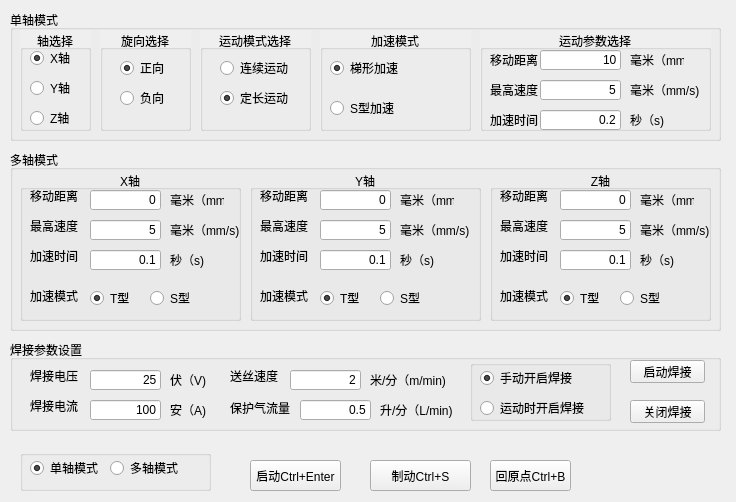
<?xml version="1.0" encoding="UTF-8"?>
<ui version="4.0">
 <class>Manual</class>
 <widget class="QWidget" name="Manual">
  <property name="windowModality">
   <enum>Qt::WindowModal</enum>
  </property>
  <property name="geometry">
   <rect>
    <x>0</x>
    <y>0</y>
    <width>736</width>
    <height>502</height>
   </rect>
  </property>
  <property name="maximumSize">
   <size>
    <width>800</width>
    <height>600</height>
   </size>
  </property>
  <property name="windowTitle">
   <string>手动控制</string>
  </property>
  <widget class="QPushButton" name="stopPushButton">
   <property name="geometry">
    <rect>
     <x>370</x>
     <y>460</y>
     <width>101</width>
     <height>31</height>
    </rect>
   </property>
   <property name="toolTip">
    <string/>
   </property>
   <property name="whatsThis">
    <string/>
   </property>
   <property name="text">
    <string>制动Ctrl+S</string>
   </property>
   <property name="shortcut">
    <string>Ctrl+S</string>
   </property>
   <property name="flat">
    <bool>false</bool>
   </property>
  </widget>
  <widget class="QPushButton" name="returnOriginPushButton">
   <property name="geometry">
    <rect>
     <x>490</x>
     <y>460</y>
     <width>81</width>
     <height>31</height>
    </rect>
   </property>
   <property name="toolTip">
    <string/>
   </property>
   <property name="text">
    <string>回原点Ctrl+B</string>
   </property>
   <property name="shortcut">
    <string>Ctrl+B</string>
   </property>
  </widget>
  <widget class="QPushButton" name="startPushButton">
   <property name="geometry">
    <rect>
     <x>250</x>
     <y>460</y>
     <width>91</width>
     <height>31</height>
    </rect>
   </property>
   <property name="toolTip">
    <string/>
   </property>
   <property name="text">
    <string>启动Ctrl+Enter</string>
   </property>
   <property name="shortcut">
    <string>Ctrl+Return</string>
   </property>
  </widget>
  <widget class="QGroupBox" name="controlMode1GroupBox">
   <property name="geometry">
    <rect>
     <x>10</x>
     <y>10</y>
     <width>711</width>
     <height>131</height>
    </rect>
   </property>
   <property name="title">
    <string>单轴模式</string>
   </property>
   <widget class="QGroupBox" name="axisSelectionGroupBox">
    <property name="geometry">
     <rect>
      <x>10</x>
      <y>20</y>
      <width>71</width>
      <height>101</height>
     </rect>
    </property>
    <property name="autoFillBackground">
     <bool>true</bool>
    </property>
    <property name="title">
     <string>轴选择</string>
    </property>
    <property name="alignment">
     <set>Qt::AlignCenter</set>
    </property>
    <property name="flat">
     <bool>false</bool>
    </property>
    <widget class="QRadioButton" name="xRadioButton">
     <property name="geometry">
      <rect>
       <x>10</x>
       <y>20</y>
       <width>89</width>
       <height>16</height>
      </rect>
     </property>
     <property name="text">
      <string>X轴</string>
     </property>
     <property name="checked">
      <bool>true</bool>
     </property>
     <property name="autoRepeat">
      <bool>false</bool>
     </property>
    </widget>
    <widget class="QRadioButton" name="yRadioButton">
     <property name="geometry">
      <rect>
       <x>10</x>
       <y>50</y>
       <width>89</width>
       <height>16</height>
      </rect>
     </property>
     <property name="text">
      <string>Y轴</string>
     </property>
     <property name="checked">
      <bool>false</bool>
     </property>
    </widget>
    <widget class="QRadioButton" name="zRadioButton">
     <property name="geometry">
      <rect>
       <x>10</x>
       <y>80</y>
       <width>89</width>
       <height>16</height>
      </rect>
     </property>
     <property name="text">
      <string>Z轴</string>
     </property>
    </widget>
   </widget>
   <widget class="QGroupBox" name="rotationDirectionGroupDirection">
    <property name="geometry">
     <rect>
      <x>90</x>
      <y>20</y>
      <width>91</width>
      <height>101</height>
     </rect>
    </property>
    <property name="autoFillBackground">
     <bool>true</bool>
    </property>
    <property name="title">
     <string>旋向选择</string>
    </property>
    <property name="alignment">
     <set>Qt::AlignCenter</set>
    </property>
    <widget class="QRadioButton" name="CWRadioButton">
     <property name="geometry">
      <rect>
       <x>20</x>
       <y>30</y>
       <width>89</width>
       <height>16</height>
      </rect>
     </property>
     <property name="text">
      <string>正向</string>
     </property>
     <property name="checked">
      <bool>true</bool>
     </property>
    </widget>
    <widget class="QRadioButton" name="CCWRatdioButton">
     <property name="geometry">
      <rect>
       <x>20</x>
       <y>60</y>
       <width>89</width>
       <height>16</height>
      </rect>
     </property>
     <property name="text">
      <string>负向</string>
     </property>
    </widget>
   </widget>
   <widget class="QGroupBox" name="motionModeGroupBox">
    <property name="geometry">
     <rect>
      <x>190</x>
      <y>20</y>
      <width>111</width>
      <height>101</height>
     </rect>
    </property>
    <property name="autoFillBackground">
     <bool>true</bool>
    </property>
    <property name="title">
     <string>运动模式选择</string>
    </property>
    <property name="alignment">
     <set>Qt::AlignCenter</set>
    </property>
    <widget class="QRadioButton" name="cntnsModeRadioButton">
     <property name="geometry">
      <rect>
       <x>20</x>
       <y>30</y>
       <width>89</width>
       <height>16</height>
      </rect>
     </property>
     <property name="text">
      <string>连续运动</string>
     </property>
    </widget>
    <widget class="QRadioButton" name="fixedModeRadioButton">
     <property name="geometry">
      <rect>
       <x>20</x>
       <y>60</y>
       <width>89</width>
       <height>16</height>
      </rect>
     </property>
     <property name="text">
      <string>定长运动</string>
     </property>
     <property name="checked">
      <bool>true</bool>
     </property>
    </widget>
   </widget>
   <widget class="QGroupBox" name="accelerationModeGroupBox">
    <property name="geometry">
     <rect>
      <x>310</x>
      <y>20</y>
      <width>151</width>
      <height>101</height>
     </rect>
    </property>
    <property name="autoFillBackground">
     <bool>true</bool>
    </property>
    <property name="title">
     <string>加速模式</string>
    </property>
    <property name="alignment">
     <set>Qt::AlignCenter</set>
    </property>
    <widget class="QRadioButton" name="trapeModeRadionButton">
     <property name="geometry">
      <rect>
       <x>10</x>
       <y>30</y>
       <width>89</width>
       <height>16</height>
      </rect>
     </property>
     <property name="text">
      <string>梯形加速</string>
     </property>
     <property name="checked">
      <bool>true</bool>
     </property>
    </widget>
    <widget class="QRadioButton" name="sigmoidRadioButton">
     <property name="geometry">
      <rect>
       <x>10</x>
       <y>70</y>
       <width>89</width>
       <height>16</height>
      </rect>
     </property>
     <property name="text">
      <string>S型加速</string>
     </property>
     <property name="checked">
      <bool>false</bool>
     </property>
    </widget>
   </widget>
   <widget class="QGroupBox" name="motionParamsSettingGroupBox">
    <property name="geometry">
     <rect>
      <x>470</x>
      <y>20</y>
      <width>231</width>
      <height>101</height>
     </rect>
    </property>
    <property name="autoFillBackground">
     <bool>true</bool>
    </property>
    <property name="title">
     <string>运动参数选择</string>
    </property>
    <property name="alignment">
     <set>Qt::AlignCenter</set>
    </property>
    <widget class="QLabel" name="unit3Label">
     <property name="geometry">
      <rect>
       <x>150</x>
       <y>80</y>
       <width>54</width>
       <height>20</height>
      </rect>
     </property>
     <property name="text">
      <string>秒（s)</string>
     </property>
    </widget>
    <widget class="QLabel" name="unitLabel">
     <property name="geometry">
      <rect>
       <x>150</x>
       <y>20</y>
       <width>54</width>
       <height>20</height>
      </rect>
     </property>
     <property name="text">
      <string>毫米（mm)</string>
     </property>
    </widget>
    <widget class="QLineEdit" name="distanceSettinglineEdit">
     <property name="geometry">
      <rect>
       <x>60</x>
       <y>20</y>
       <width>81</width>
       <height>20</height>
      </rect>
     </property>
     <property name="layoutDirection">
      <enum>Qt::LeftToRight</enum>
     </property>
     <property name="text">
      <string>10</string>
     </property>
     <property name="alignment">
      <set>Qt::AlignRight|Qt::AlignTrailing|Qt::AlignVCenter</set>
     </property>
    </widget>
    <widget class="QLabel" name="highestSpeedTextLabel">
     <property name="geometry">
      <rect>
       <x>10</x>
       <y>50</y>
       <width>54</width>
       <height>20</height>
      </rect>
     </property>
     <property name="text">
      <string>最高速度</string>
     </property>
    </widget>
    <widget class="QLabel" name="distanceTextLabel">
     <property name="geometry">
      <rect>
       <x>10</x>
       <y>20</y>
       <width>54</width>
       <height>20</height>
      </rect>
     </property>
     <property name="text">
      <string>移动距离</string>
     </property>
    </widget>
    <widget class="QLabel" name="accelerateTimeTextLabel">
     <property name="geometry">
      <rect>
       <x>10</x>
       <y>80</y>
       <width>54</width>
       <height>20</height>
      </rect>
     </property>
     <property name="text">
      <string>加速时间</string>
     </property>
    </widget>
    <widget class="QLineEdit" name="speedSettingLineEdit">
     <property name="geometry">
      <rect>
       <x>60</x>
       <y>50</y>
       <width>81</width>
       <height>20</height>
      </rect>
     </property>
     <property name="text">
      <string>5</string>
     </property>
     <property name="alignment">
      <set>Qt::AlignRight|Qt::AlignTrailing|Qt::AlignVCenter</set>
     </property>
    </widget>
    <widget class="QLineEdit" name="acceleratTimeTextLabel">
     <property name="geometry">
      <rect>
       <x>60</x>
       <y>80</y>
       <width>81</width>
       <height>20</height>
      </rect>
     </property>
     <property name="text">
      <string>0.2</string>
     </property>
     <property name="alignment">
      <set>Qt::AlignRight|Qt::AlignTrailing|Qt::AlignVCenter</set>
     </property>
    </widget>
    <widget class="QLabel" name="unit2Label">
     <property name="geometry">
      <rect>
       <x>150</x>
       <y>50</y>
       <width>71</width>
       <height>20</height>
      </rect>
     </property>
     <property name="text">
      <string>毫米（mm/s)</string>
     </property>
    </widget>
   </widget>
  </widget>
  <widget class="QGroupBox" name="controlMode2GroupBox">
   <property name="geometry">
    <rect>
     <x>10</x>
     <y>150</y>
     <width>711</width>
     <height>181</height>
    </rect>
   </property>
   <property name="title">
    <string>多轴模式</string>
   </property>
   <widget class="QGroupBox" name="xAxisGroupBox">
    <property name="geometry">
     <rect>
      <x>10</x>
      <y>20</y>
      <width>221</width>
      <height>151</height>
     </rect>
    </property>
    <property name="title">
     <string>X轴</string>
    </property>
    <property name="alignment">
     <set>Qt::AlignCenter</set>
    </property>
    <widget class="QLabel" name="xDistanceTextLabel">
     <property name="geometry">
      <rect>
       <x>10</x>
       <y>20</y>
       <width>54</width>
       <height>12</height>
      </rect>
     </property>
     <property name="text">
      <string>移动距离</string>
     </property>
    </widget>
    <widget class="QLabel" name="xMaxSpeedTextLabel">
     <property name="geometry">
      <rect>
       <x>10</x>
       <y>50</y>
       <width>54</width>
       <height>12</height>
      </rect>
     </property>
     <property name="text">
      <string>最高速度</string>
     </property>
    </widget>
    <widget class="QLabel" name="xAccelerateTimeTextLabel">
     <property name="geometry">
      <rect>
       <x>10</x>
       <y>80</y>
       <width>54</width>
       <height>12</height>
      </rect>
     </property>
     <property name="text">
      <string>加速时间</string>
     </property>
    </widget>
    <widget class="QLabel" name="xAccelerationModeGroupBox">
     <property name="geometry">
      <rect>
       <x>10</x>
       <y>120</y>
       <width>54</width>
       <height>12</height>
      </rect>
     </property>
     <property name="text">
      <string>加速模式</string>
     </property>
    </widget>
    <widget class="QLineEdit" name="xDistanceSettingLineEdit">
     <property name="geometry">
      <rect>
       <x>70</x>
       <y>20</y>
       <width>71</width>
       <height>20</height>
      </rect>
     </property>
     <property name="text">
      <string>0</string>
     </property>
     <property name="alignment">
      <set>Qt::AlignRight|Qt::AlignTrailing|Qt::AlignVCenter</set>
     </property>
    </widget>
    <widget class="QLineEdit" name="xSpeedSettingLineEdit">
     <property name="geometry">
      <rect>
       <x>70</x>
       <y>50</y>
       <width>71</width>
       <height>20</height>
      </rect>
     </property>
     <property name="text">
      <string>5</string>
     </property>
     <property name="alignment">
      <set>Qt::AlignRight|Qt::AlignTrailing|Qt::AlignVCenter</set>
     </property>
    </widget>
    <widget class="QLineEdit" name="xAcceleratTimeLineEdit">
     <property name="geometry">
      <rect>
       <x>70</x>
       <y>80</y>
       <width>71</width>
       <height>20</height>
      </rect>
     </property>
     <property name="text">
      <string>0.1</string>
     </property>
     <property name="alignment">
      <set>Qt::AlignRight|Qt::AlignTrailing|Qt::AlignVCenter</set>
     </property>
    </widget>
    <widget class="QRadioButton" name="xTrapeModeRadionButton">
     <property name="geometry">
      <rect>
       <x>70</x>
       <y>120</y>
       <width>51</width>
       <height>16</height>
      </rect>
     </property>
     <property name="text">
      <string>T型</string>
     </property>
     <property name="checked">
      <bool>true</bool>
     </property>
    </widget>
    <widget class="QRadioButton" name="xSigmoidRadioButton">
     <property name="geometry">
      <rect>
       <x>130</x>
       <y>120</y>
       <width>51</width>
       <height>16</height>
      </rect>
     </property>
     <property name="text">
      <string>S型</string>
     </property>
    </widget>
    <widget class="QLabel" name="unitLabel_2">
     <property name="geometry">
      <rect>
       <x>150</x>
       <y>20</y>
       <width>54</width>
       <height>20</height>
      </rect>
     </property>
     <property name="text">
      <string>毫米（mm)</string>
     </property>
    </widget>
    <widget class="QLabel" name="unit2Label_2">
     <property name="geometry">
      <rect>
       <x>150</x>
       <y>50</y>
       <width>71</width>
       <height>20</height>
      </rect>
     </property>
     <property name="text">
      <string>毫米（mm/s)</string>
     </property>
    </widget>
    <widget class="QLabel" name="unit3Label_2">
     <property name="geometry">
      <rect>
       <x>150</x>
       <y>80</y>
       <width>54</width>
       <height>20</height>
      </rect>
     </property>
     <property name="text">
      <string>秒（s)</string>
     </property>
    </widget>
   </widget>
   <widget class="QGroupBox" name="yAxisGroupBox">
    <property name="geometry">
     <rect>
      <x>240</x>
      <y>20</y>
      <width>231</width>
      <height>151</height>
     </rect>
    </property>
    <property name="title">
     <string>Y轴</string>
    </property>
    <property name="alignment">
     <set>Qt::AlignCenter</set>
    </property>
    <widget class="QLabel" name="yMaxSpeedTextLabel">
     <property name="geometry">
      <rect>
       <x>10</x>
       <y>50</y>
       <width>54</width>
       <height>12</height>
      </rect>
     </property>
     <property name="text">
      <string>最高速度</string>
     </property>
    </widget>
    <widget class="QLabel" name="unitLabel_3">
     <property name="geometry">
      <rect>
       <x>150</x>
       <y>20</y>
       <width>54</width>
       <height>20</height>
      </rect>
     </property>
     <property name="text">
      <string>毫米（mm)</string>
     </property>
    </widget>
    <widget class="QLabel" name="yAccelerateTimeTextLabel">
     <property name="geometry">
      <rect>
       <x>10</x>
       <y>80</y>
       <width>54</width>
       <height>12</height>
      </rect>
     </property>
     <property name="text">
      <string>加速时间</string>
     </property>
    </widget>
    <widget class="QLabel" name="yDistanceTextLabel">
     <property name="geometry">
      <rect>
       <x>10</x>
       <y>20</y>
       <width>54</width>
       <height>12</height>
      </rect>
     </property>
     <property name="text">
      <string>移动距离</string>
     </property>
    </widget>
    <widget class="QLineEdit" name="yDistanceSettingLineEdit">
     <property name="geometry">
      <rect>
       <x>70</x>
       <y>20</y>
       <width>71</width>
       <height>20</height>
      </rect>
     </property>
     <property name="text">
      <string>0</string>
     </property>
     <property name="alignment">
      <set>Qt::AlignRight|Qt::AlignTrailing|Qt::AlignVCenter</set>
     </property>
    </widget>
    <widget class="QLineEdit" name="ySpeedSettingLineEdit">
     <property name="geometry">
      <rect>
       <x>70</x>
       <y>50</y>
       <width>71</width>
       <height>20</height>
      </rect>
     </property>
     <property name="text">
      <string>5</string>
     </property>
     <property name="alignment">
      <set>Qt::AlignRight|Qt::AlignTrailing|Qt::AlignVCenter</set>
     </property>
    </widget>
    <widget class="QLineEdit" name="yAcceleratTimeLineEdit">
     <property name="geometry">
      <rect>
       <x>70</x>
       <y>80</y>
       <width>71</width>
       <height>20</height>
      </rect>
     </property>
     <property name="text">
      <string>0.1</string>
     </property>
     <property name="alignment">
      <set>Qt::AlignRight|Qt::AlignTrailing|Qt::AlignVCenter</set>
     </property>
    </widget>
    <widget class="QLabel" name="unit3Label_3">
     <property name="geometry">
      <rect>
       <x>150</x>
       <y>80</y>
       <width>54</width>
       <height>20</height>
      </rect>
     </property>
     <property name="text">
      <string>秒（s)</string>
     </property>
    </widget>
    <widget class="QRadioButton" name="ySigmoidRadioButton">
     <property name="geometry">
      <rect>
       <x>130</x>
       <y>120</y>
       <width>51</width>
       <height>16</height>
      </rect>
     </property>
     <property name="text">
      <string>S型</string>
     </property>
    </widget>
    <widget class="QLabel" name="yAccelerationModeGroupBox">
     <property name="geometry">
      <rect>
       <x>10</x>
       <y>120</y>
       <width>54</width>
       <height>12</height>
      </rect>
     </property>
     <property name="text">
      <string>加速模式</string>
     </property>
    </widget>
    <widget class="QLabel" name="unit2Label_3">
     <property name="geometry">
      <rect>
       <x>150</x>
       <y>50</y>
       <width>71</width>
       <height>20</height>
      </rect>
     </property>
     <property name="text">
      <string>毫米（mm/s)</string>
     </property>
    </widget>
    <widget class="QRadioButton" name="yTrapeModeRadionButton">
     <property name="geometry">
      <rect>
       <x>70</x>
       <y>120</y>
       <width>51</width>
       <height>16</height>
      </rect>
     </property>
     <property name="text">
      <string>T型</string>
     </property>
     <property name="checked">
      <bool>true</bool>
     </property>
    </widget>
   </widget>
   <widget class="QGroupBox" name="zAxisGroupBox">
    <property name="geometry">
     <rect>
      <x>480</x>
      <y>20</y>
      <width>221</width>
      <height>151</height>
     </rect>
    </property>
    <property name="title">
     <string>Z轴</string>
    </property>
    <property name="alignment">
     <set>Qt::AlignCenter</set>
    </property>
    <widget class="QLabel" name="zDistanceTextLabel">
     <property name="geometry">
      <rect>
       <x>10</x>
       <y>20</y>
       <width>54</width>
       <height>12</height>
      </rect>
     </property>
     <property name="text">
      <string>移动距离</string>
     </property>
    </widget>
    <widget class="QLabel" name="unitLabel_4">
     <property name="geometry">
      <rect>
       <x>150</x>
       <y>20</y>
       <width>54</width>
       <height>20</height>
      </rect>
     </property>
     <property name="text">
      <string>毫米（mm)</string>
     </property>
    </widget>
    <widget class="QLabel" name="zAccelerateTimeTextLabel">
     <property name="geometry">
      <rect>
       <x>10</x>
       <y>80</y>
       <width>54</width>
       <height>12</height>
      </rect>
     </property>
     <property name="text">
      <string>加速时间</string>
     </property>
    </widget>
    <widget class="QLabel" name="unit3Label_4">
     <property name="geometry">
      <rect>
       <x>150</x>
       <y>80</y>
       <width>54</width>
       <height>20</height>
      </rect>
     </property>
     <property name="text">
      <string>秒（s)</string>
     </property>
    </widget>
    <widget class="QRadioButton" name="zTrapeModeRadionButton">
     <property name="geometry">
      <rect>
       <x>70</x>
       <y>120</y>
       <width>51</width>
       <height>16</height>
      </rect>
     </property>
     <property name="text">
      <string>T型</string>
     </property>
     <property name="checked">
      <bool>true</bool>
     </property>
    </widget>
    <widget class="QLineEdit" name="zDistanceSettingLineEdit">
     <property name="geometry">
      <rect>
       <x>70</x>
       <y>20</y>
       <width>71</width>
       <height>20</height>
      </rect>
     </property>
     <property name="text">
      <string>0</string>
     </property>
     <property name="alignment">
      <set>Qt::AlignRight|Qt::AlignTrailing|Qt::AlignVCenter</set>
     </property>
    </widget>
    <widget class="QLabel" name="zMaxSpeedTextLabel">
     <property name="geometry">
      <rect>
       <x>10</x>
       <y>50</y>
       <width>54</width>
       <height>12</height>
      </rect>
     </property>
     <property name="text">
      <string>最高速度</string>
     </property>
    </widget>
    <widget class="QLabel" name="unit2Label_4">
     <property name="geometry">
      <rect>
       <x>150</x>
       <y>50</y>
       <width>71</width>
       <height>20</height>
      </rect>
     </property>
     <property name="text">
      <string>毫米（mm/s)</string>
     </property>
    </widget>
    <widget class="QLineEdit" name="zAcceleratTimeLineEdit">
     <property name="geometry">
      <rect>
       <x>70</x>
       <y>80</y>
       <width>71</width>
       <height>20</height>
      </rect>
     </property>
     <property name="text">
      <string>0.1</string>
     </property>
     <property name="alignment">
      <set>Qt::AlignRight|Qt::AlignTrailing|Qt::AlignVCenter</set>
     </property>
    </widget>
    <widget class="QLabel" name="yAccelerationModeGroupBox_2">
     <property name="geometry">
      <rect>
       <x>10</x>
       <y>120</y>
       <width>54</width>
       <height>12</height>
      </rect>
     </property>
     <property name="text">
      <string>加速模式</string>
     </property>
    </widget>
    <widget class="QLineEdit" name="zSpeedSettingLineEdit">
     <property name="geometry">
      <rect>
       <x>70</x>
       <y>50</y>
       <width>71</width>
       <height>20</height>
      </rect>
     </property>
     <property name="text">
      <string>5</string>
     </property>
     <property name="alignment">
      <set>Qt::AlignRight|Qt::AlignTrailing|Qt::AlignVCenter</set>
     </property>
    </widget>
    <widget class="QRadioButton" name="zSigmoidRadioButton">
     <property name="geometry">
      <rect>
       <x>130</x>
       <y>120</y>
       <width>51</width>
       <height>16</height>
      </rect>
     </property>
     <property name="text">
      <string>S型</string>
     </property>
    </widget>
   </widget>
  </widget>
  <widget class="QGroupBox" name="groupBox_4">
   <property name="geometry">
    <rect>
     <x>20</x>
     <y>450</y>
     <width>191</width>
     <height>41</height>
    </rect>
   </property>
   <property name="title">
    <string/>
   </property>
   <property name="flat">
    <bool>false</bool>
   </property>
   <property name="checkable">
    <bool>false</bool>
   </property>
   <widget class="QRadioButton" name="controlMode1RadioButton">
    <property name="geometry">
     <rect>
      <x>10</x>
      <y>10</y>
      <width>89</width>
      <height>16</height>
     </rect>
    </property>
    <property name="text">
     <string>单轴模式</string>
    </property>
    <property name="checked">
     <bool>true</bool>
    </property>
   </widget>
   <widget class="QRadioButton" name="controlMode2RadioButton">
    <property name="geometry">
     <rect>
      <x>90</x>
      <y>10</y>
      <width>89</width>
      <height>16</height>
     </rect>
    </property>
    <property name="text">
     <string>多轴模式</string>
    </property>
   </widget>
  </widget>
  <widget class="QGroupBox" name="weldingParameterSettingGroupBox">
   <property name="geometry">
    <rect>
     <x>10</x>
     <y>340</y>
     <width>711</width>
     <height>91</height>
    </rect>
   </property>
   <property name="title">
    <string>焊接参数设置</string>
   </property>
   <widget class="QLabel" name="weldingVoltage">
    <property name="geometry">
     <rect>
      <x>20</x>
      <y>30</y>
      <width>54</width>
      <height>12</height>
     </rect>
    </property>
    <property name="text">
     <string>焊接电压</string>
    </property>
   </widget>
   <widget class="QLabel" name="weldingCurrent">
    <property name="geometry">
     <rect>
      <x>20</x>
      <y>60</y>
      <width>54</width>
      <height>12</height>
     </rect>
    </property>
    <property name="text">
     <string>焊接电流</string>
    </property>
   </widget>
   <widget class="QLineEdit" name="weldingVoltageSettingLineEdit">
    <property name="geometry">
     <rect>
      <x>80</x>
      <y>30</y>
      <width>71</width>
      <height>20</height>
     </rect>
    </property>
    <property name="text">
     <string>25</string>
    </property>
    <property name="alignment">
     <set>Qt::AlignRight|Qt::AlignTrailing|Qt::AlignVCenter</set>
    </property>
   </widget>
   <widget class="QLabel" name="unit3Label_5">
    <property name="geometry">
     <rect>
      <x>160</x>
      <y>30</y>
      <width>54</width>
      <height>20</height>
     </rect>
    </property>
    <property name="text">
     <string>伏（V)</string>
    </property>
   </widget>
   <widget class="QLineEdit" name="weldingCurrentSettingLineEdit">
    <property name="geometry">
     <rect>
      <x>80</x>
      <y>60</y>
      <width>71</width>
      <height>20</height>
     </rect>
    </property>
    <property name="text">
     <string>100</string>
    </property>
    <property name="alignment">
     <set>Qt::AlignRight|Qt::AlignTrailing|Qt::AlignVCenter</set>
    </property>
   </widget>
   <widget class="QLabel" name="unit3Label_6">
    <property name="geometry">
     <rect>
      <x>160</x>
      <y>60</y>
      <width>54</width>
      <height>20</height>
     </rect>
    </property>
    <property name="text">
     <string>安（A)</string>
    </property>
   </widget>
   <widget class="QLabel" name="feedRateTextLabel">
    <property name="geometry">
     <rect>
      <x>220</x>
      <y>30</y>
      <width>54</width>
      <height>12</height>
     </rect>
    </property>
    <property name="text">
     <string>送丝速度</string>
    </property>
   </widget>
   <widget class="QLineEdit" name="feedRateSettingLineEdit">
    <property name="geometry">
     <rect>
      <x>280</x>
      <y>30</y>
      <width>71</width>
      <height>20</height>
     </rect>
    </property>
    <property name="text">
     <string>2</string>
    </property>
    <property name="alignment">
     <set>Qt::AlignRight|Qt::AlignTrailing|Qt::AlignVCenter</set>
    </property>
   </widget>
   <widget class="QLabel" name="unit2Label_5">
    <property name="geometry">
     <rect>
      <x>360</x>
      <y>30</y>
      <width>81</width>
      <height>20</height>
     </rect>
    </property>
    <property name="text">
     <string>米/分（m/min)</string>
    </property>
   </widget>
   <widget class="QLabel" name="gasFlowTextLabel">
    <property name="geometry">
     <rect>
      <x>220</x>
      <y>60</y>
      <width>61</width>
      <height>16</height>
     </rect>
    </property>
    <property name="text">
     <string>保护气流量</string>
    </property>
   </widget>
   <widget class="QLineEdit" name="gasFlowSettingLineEdit">
    <property name="geometry">
     <rect>
      <x>290</x>
      <y>60</y>
      <width>71</width>
      <height>20</height>
     </rect>
    </property>
    <property name="text">
     <string>0.5</string>
    </property>
    <property name="alignment">
     <set>Qt::AlignRight|Qt::AlignTrailing|Qt::AlignVCenter</set>
    </property>
   </widget>
   <widget class="QLabel" name="unit2Label_6">
    <property name="geometry">
     <rect>
      <x>370</x>
      <y>60</y>
      <width>81</width>
      <height>20</height>
     </rect>
    </property>
    <property name="text">
     <string>升/分（L/min)</string>
    </property>
   </widget>
   <widget class="QGroupBox" name="groupBox_6">
    <property name="geometry">
     <rect>
      <x>460</x>
      <y>20</y>
      <width>141</width>
      <height>61</height>
     </rect>
    </property>
    <property name="title">
     <string/>
    </property>
    <property name="flat">
     <bool>false</bool>
    </property>
    <property name="checkable">
     <bool>false</bool>
    </property>
    <widget class="QRadioButton" name="automaticallySwitchOnWeldingProcessRadioButton">
     <property name="geometry">
      <rect>
       <x>10</x>
       <y>40</y>
       <width>111</width>
       <height>16</height>
      </rect>
     </property>
     <property name="text">
      <string>运动时开启焊接</string>
     </property>
    </widget>
    <widget class="QRadioButton" name="manuallySwitchOnWeldingProcessRadioButton">
     <property name="geometry">
      <rect>
       <x>10</x>
       <y>10</y>
       <width>101</width>
       <height>16</height>
      </rect>
     </property>
     <property name="text">
      <string>手动开启焊接</string>
     </property>
     <property name="checked">
      <bool>true</bool>
     </property>
    </widget>
   </widget>
   <widget class="QPushButton" name="switchOnWeldPushButton">
    <property name="geometry">
     <rect>
      <x>620</x>
      <y>20</y>
      <width>75</width>
      <height>23</height>
     </rect>
    </property>
    <property name="text">
     <string>启动焊接</string>
    </property>
   </widget>
   <widget class="QPushButton" name="switchOffWeldPushButton">
    <property name="geometry">
     <rect>
      <x>620</x>
      <y>60</y>
      <width>75</width>
      <height>23</height>
     </rect>
    </property>
    <property name="text">
     <string>关闭焊接</string>
    </property>
   </widget>
  </widget>
 </widget>
 <resources/>
 <connections/>
 <slots>
  <slot>start()</slot>
  <slot>stop()</slot>
  <slot>returnOrigin()</slot>
 </slots>
</ui>
